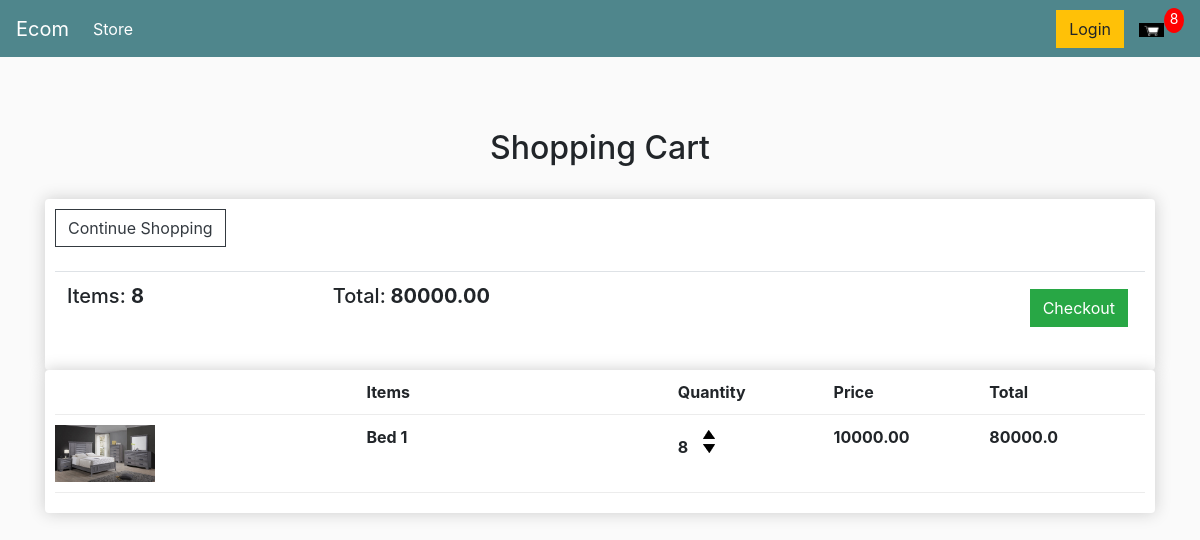
The app's page /cart (signed in) with its own data.
### store/models.py (models this page shows, shortened)
class Order(models.Model):
    customer = models.ForeignKey(Customer, on_delete=models.SET_NULL, blank=True, null=True)
    date_ordered = models.DateTimeField(auto_now_add=True)
    complete = models.BooleanField(default=False, null=True, blank=False)
    Transaction_id = models.CharField(max_length=200, null=True)
    @property
    def get_cart_total(self):
        orderitems = self.orderitem_set.all()
        total = sum([item.get_total for item in orderitems])
        return total
    @property
    def get_cart_items(self):
        orderitems = self.orderitem_set.all()
        total = sum([item.quantity for item in orderitems])
        return total

class OrderItem(models.Model):
    product = models.ForeignKey(Product, on_delete=models.SET_NULL, null=True)
    order = models.ForeignKey(Order, on_delete=models.SET_NULL, null=True)
    quantity = models.IntegerField(default=0, null=True, blank=True)
    date_added = models.DateTimeField(auto_now_add=True)
    @property
    def get_total(self):
        total = self.product.price * self.quantity
        return total

class Product(models.Model):
    name = models.CharField(max_length=200, null=True)
    price = models.FloatField()
    digital = models.BooleanField(default=False, null=True, blank=True)
    image = models.ImageField(null=True, blank=True)
    @property
    def imageURL(self):
        try:
            url = self.image.url
        except:
            url = ''
        return url

### store/views.py (the view)
# urls.py: path('cart', views.cart, name="cart"),
def cart(request):
    data = cartData(request)
    cartItems = data['cartItems']
    order = data['order']
    items = data['items']
    context = {'items': items, 'order': order, 'cartItems': cartItems}
    return render(request, 'store/cart.html', context)

### store/utils.py (called while the page is built)
def cartData(request):
    if request.user.is_authenticated:
        customer = request.user.customer
        order, created = Order.objects.get_or_create(customer=customer, complete=False)
        items = order.orderitem_set.all()
        cartItems = order.get_cart_items
    else:
        cookieData = cookieCart(request)
        cartItems = cookieData['cartItems']
        order = cookieData['order']
        items = cookieData['items']
    return {'cartItems': cartItems, 'order': order, 'items': items}

### template/store/cart.html
{% extends 'store/main.html' %}
{% load static %}
{% block content %}
<br><br>
<div class="container">
<h2 align="center">Shopping Cart</h2><br>
<div class="row">
    <div class="col-md-12">
        <div class="box-element">
            <a class="btn btn-outline-dark" href="{% url 'store' %}">Continue Shopping</a>
            <br><br>
            <table class="table">
                <tr>
                   <th><h5>Items: <strong>{{order.get_cart_items}}</strong></h5></th>
						<th><h5>Total:<strong> {{order.get_cart_total|floatformat:2}}</strong></h5></th>
                    <th>
                        <a  style="float:right; margin:5px;" class="btn btn-success" href="{% url 'checkout' %}">Checkout</a>
                    </th>
                </tr>
            </table>
        </div>
    </div>
    <div class="col-md-12">
        <div class="box-element">
            <div class="cart-row">
                <div style="flex:2"></div>
                <div style="flex:2"><strong>Items</strong></div>
                <div style="flex:1"><strong>Quantity</strong></div>
                <div style="flex:1"><strong>Price</strong></div>
                <div style="flex:1"><strong>Total</strong></div>
            </div>
            {% for item in items %}
            <div class="cart-row">
                <div style="flex:2"><img class="row-image" src="{{item.product.imageURL}}" ></div>
                <div style="flex:2"><strong>{{item.product.name}}</strong></div>
                <div style="flex:1">
                    <p class="quantity">{{item.quantity}}</p>
                    <div class="quantity">
                        <img data-product="{{item.product.id}}" data-action="add" src="{% static 'images/arrow-up.png' %}"
                             class="chg-quantity update-cart">
                        <img data-product="{{item.product.id}}" data-action="remove" src="{% static 'images/arrow-down.png' %}"
                             class="chg-quantity update-cart">
                    </div>
                </div>
                <div style="flex:1"><strong>{{item.product.price|floatformat:2}}</strong></div>
                <div style="flex:1"><strong>{{item.get_total}}</strong></div>
            </div>
        {% endfor %}
        </div>
    </div>
</div>
</div>
{% endblock content %}

### static/css/main.css (style rules this page uses)
body { background-color: hsl(0, 0%, 98%); }
.box-element { box-shadow:hsl(0, 0%, 80%) 0 0 16px; background-color: #fff; border-radius: 4px; padding: 10px; }
.btn { border-radius: 0; }
.row-image { width: 100px; }
.cart-row { display: flex; align-items: flex-stretch; padding-bottom: 10px; margin-bottom: 10px; border-bottom: 1px solid #ececec; }
.quantity { display: inline-block; font-weight: 700; padding-right:10px; }
.chg-quantity { width: 12px; cursor: pointer; display: block; margin-top: 5px; transition:.1s; }

### records on screen
Order: get_cart_items "8", get_cart_total "80000.00"
OrderItem: product.imageURL (picture), product.name "Bed 1", quantity "8", product.price "10000.00", get_total "80000.0"

### other values on screen
{{ cartItems }} "8"
